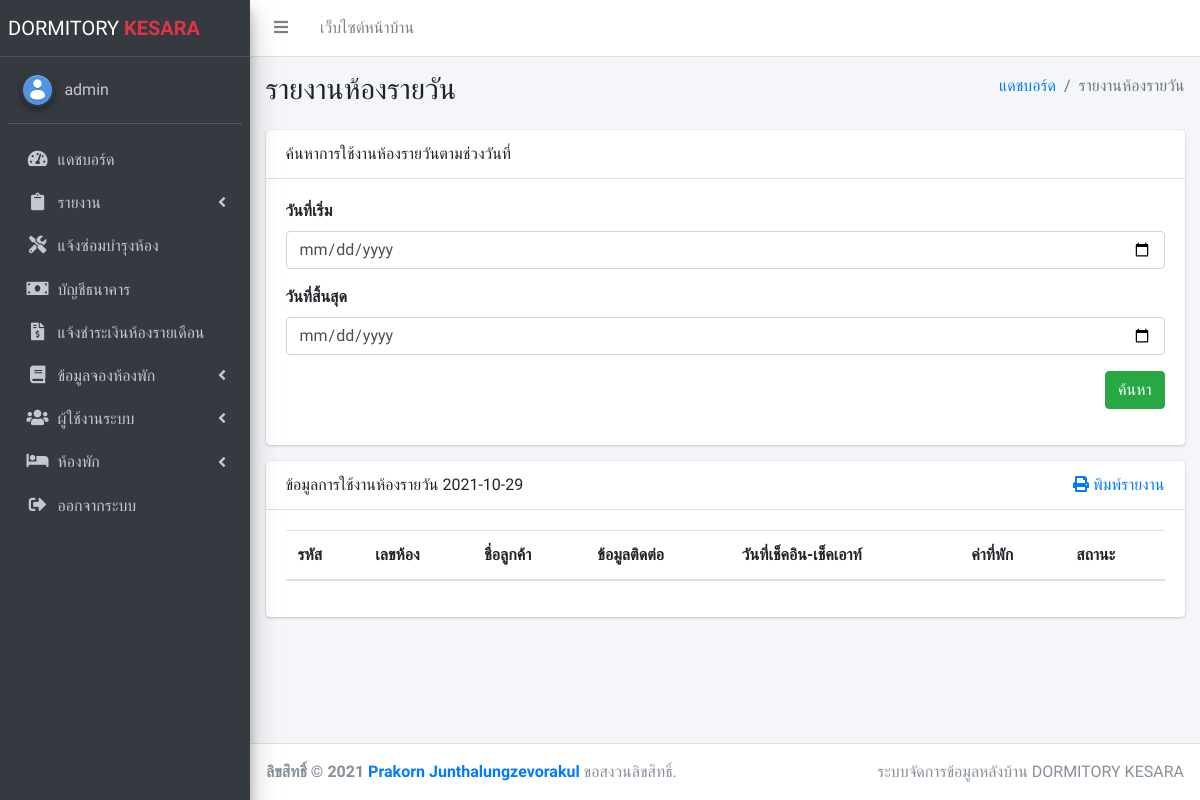
The app's page /admin/report_daily.php (signed in), older data.
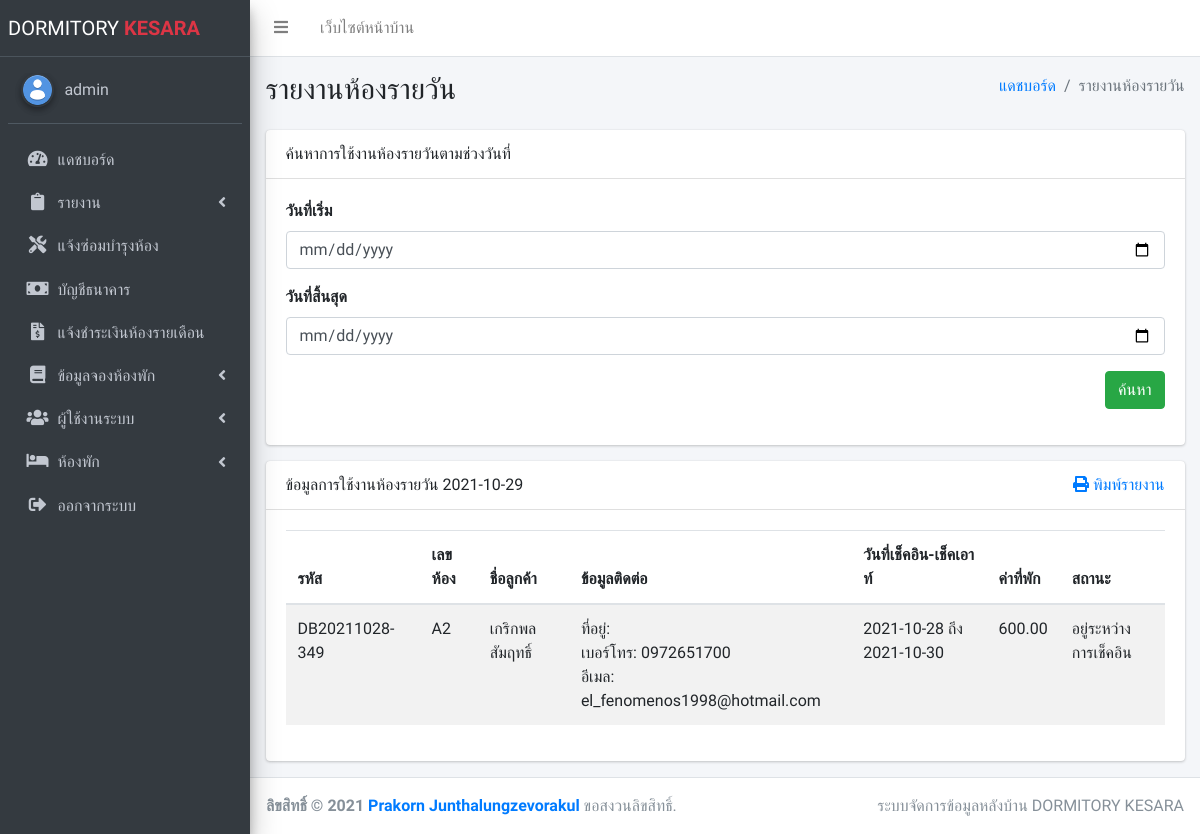
The same page, newer data.
### tables this page shows
CREATE TABLE `daily_books` (
  `id` varchar(255) NOT NULL COMMENT 'รหัส',
  `customer_username` varchar(255) NOT NULL COMMENT 'ชื่อผู้ใช้งานลูกค้า',
  `daterange` varchar(255) NOT NULL COMMENT 'ช่วงวันที่',
  `duration` int(11) NOT NULL COMMENT 'ระยะเวลา',
  `check_in` date NOT NULL COMMENT 'วันที่เช็คอิน',
  `check_out` date NOT NULL COMMENT 'วันที่เช็คเอาท์',
  `time` time NOT NULL COMMENT 'เวลา',
  `cost` decimal(10,2) NOT NULL COMMENT 'ค่าที่พัก',
  `check_in_datetime` datetime DEFAULT NULL COMMENT 'วันที่เข้าเช็คอิน',
  `check_out_datetime` datetime DEFAULT NULL COMMENT 'วันที่ออกเช็คเอาท์',
  `daily_room_id` varchar(255) DEFAULT NULL COMMENT 'เลขห้อง',
  `status` varchar(255) NOT NULL COMMENT 'สถานะ',
  `note` text NOT NULL COMMENT 'หมายเหตุ',
  `created` timestamp NOT NULL DEFAULT current_timestamp() COMMENT 'วันที่สร้างข้อมูล',
  `updated` timestamp NOT NULL DEFAULT current_timestamp() ON UPDATE current_timestamp() COMMENT 'อัพเดตล่าสุด'
);

CREATE TABLE `customers` (
  `username` varchar(255) NOT NULL COMMENT 'ชื่อผู้ใช้งาน',
  `id_card` char(13) NOT NULL COMMENT 'เลขบัตรประชาชน',
  `firstname` varchar(255) NOT NULL COMMENT 'ชื่อจริง',
  `lastname` varchar(255) NOT NULL COMMENT 'นามสกุล',
  `gender` varchar(10) NOT NULL COMMENT 'เพศ',
  `phone_number` varchar(255) NOT NULL COMMENT 'เบอร์โทร',
  `address` text NOT NULL COMMENT 'ที่อยู่',
  `email` varchar(255) NOT NULL COMMENT 'อีเมล',
  `password` varchar(255) NOT NULL COMMENT 'รหัสผ่าน',
  `current_book` varchar(255) NOT NULL COMMENT 'รายการปัจจุบัน',
  `status` varchar(255) NOT NULL COMMENT 'สถานะ',
  `active` varchar(10) NOT NULL DEFAULT 'Enable' COMMENT 'สถานะบัญชี',
  `created` timestamp NOT NULL DEFAULT current_timestamp() COMMENT 'วันที่เพิ่มข้อมูล',
  `updated` timestamp NOT NULL DEFAULT current_timestamp() ON UPDATE current_timestamp() COMMENT 'อัพเดตล่าสุด'
);

### admin/report_daily.php (the view, shortened to what the changed rows need)
<?php
require_once('api/connect.php');
if (isset($_POST["start"]) && isset($_POST["end"])) {
    $start = $_POST["start"];
    $end = $_POST["end"];
    $sql = "SELECT daily_books.id,daily_room_id,firstname,lastname,address,phone_number,email,daterange,cost,daily_books.status FROM daily_books,customers WHERE daily_books.customer_username=customers.username AND check_in BETWEEN '$start' AND '$end'";
    $stmt = $pdo->query($sql);
    $data = $stmt->fetchAll();
    $date =  $start . " ถึง " . $end;
} else {
    $sql = "SELECT daily_books.id,daily_room_id,firstname,lastname,address,phone_number,email,daterange,cost,daily_books.status FROM daily_books,customers WHERE daily_books.customer_username=customers.username AND daily_books.status='อยู่ระหว่างการเช็คอิน'";
    $stmt = $pdo->query($sql);
    $data = $stmt->fetchAll();
}
?>
<!DOCTYPE html>
<html lang="en">
<head>
    <link rel="stylesheet" href="plugins/datatables-bs4/css/dataTables.bootstrap4.min.css">
    <link rel="stylesheet" href="plugins/datatables-responsive/css/responsive.bootstrap4.min.css">
    <link rel="stylesheet" href="plugins/datatables-buttons/css/buttons.bootstrap4.min.css">
    <link rel="stylesheet" href="plugins/fontawesome-free/css/all.min.css">
    <link rel="stylesheet" href="dist/css/adminlte.min.css">
</head>
<body class="hold-transition sidebar-mini" onload="count()">
    <div class="wrapper">
        <div class="content-wrapper">
            <div class="content-header">
                <div class="container-fluid">
                    <div class="row mb-2">
                        <div class="col-sm-6">
                            <h1 class="m-0">รายงานห้องรายวัน</h1>
                        </div>
                    </div>
                </div>
            </div>
            <section class="content">
                <div class="container-fluid">
                    <div class="row">
                        <div class="col-12">
                            <div class="card">
                                <div class="card-body">
                                    <div class="table-responsive">
                                        <table id="dataTable" class="table table-striped">
                                            <thead>
                                                <tr>
                                                    <th>รหัส</th>
                                                    <th>เลขห้อง</th>
                                                    <th>ชื่อลูกค้า</th>
                                                    <th>ข้อมูลติดต่อ</th>
                                                    <th>วันที่เช็คอิน-เช็คเอาท์</th>
                                                    <th>ค่าที่พัก</th>
                                                    <th>สถานะ</th>
                                                </tr>
                                            </thead>
                                            <tbody>
                                                <?php foreach ($data as $row) { ?>
                                                    <tr>
                                                        <td><?= $row['id'] ?></td>
                                                        <td><?= $row['daily_room_id'] ?></td>
                                                        <td><?= $row['firstname'] . " " . $row['lastname'] ?></td>
                                                        <td>
                                                            ที่อยู่: <?= $row['address'] ?> <br>
                                                            เบอร์โทร: <?= $row['phone_number'] ?> <br>
                                                            อีเมล: <?= $row['email'] ?>
                                                        </td>
                                                        <td><?= $row['daterange'] ?></td>
                                                        <td><?= $row['cost'] ?></td>
                                                        <td><?= $row['status'] ?></td>
                                                    </tr>
                                                <?php } ?>
                                            </tbody>
                                        </table>
                                    </div>
                                </div>
                            </div>
                        </div>
                    </div>
                </div>
            </section>
        </div>
    </div>
</body>
</html>

Row changes from the older to the newer data that the page shows:
added daily_books: id "DB20211028-349", daily_room "A2", customer_username.firstname "เกริกพล", customer_username.lastname "สัมฤทธิ์", customer_username.phone_number "0972651700", customer_username.email "el_fenomenos1998@hotmail.com", daterange "2021-10-28 ถึง 2021-10-30", cost "600.00", status "อยู่ระหว่างการเช็คอิน"
